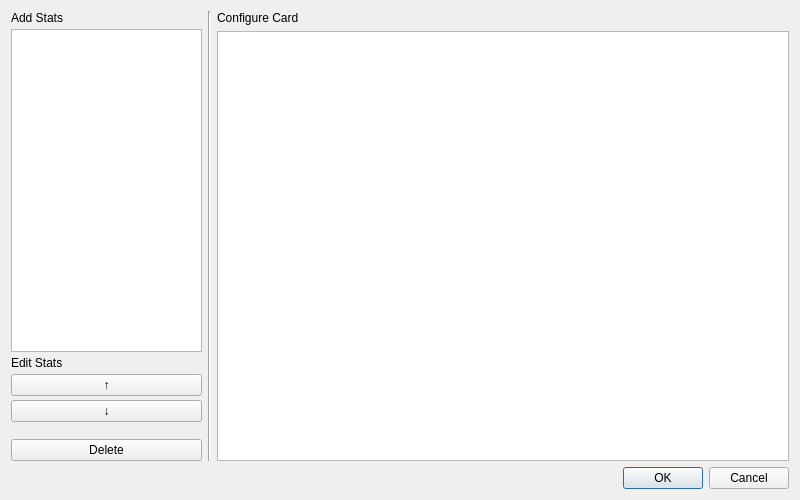
<?xml version="1.0" encoding="UTF-8"?>
<ui version="4.0">
 <class>StatCardConfig</class>
 <widget class="QDialog" name="StatCardConfig">
  <property name="geometry">
   <rect>
    <x>0</x>
    <y>0</y>
    <width>800</width>
    <height>500</height>
   </rect>
  </property>
  <property name="windowTitle">
   <string>Dialog</string>
  </property>
  <layout class="QVBoxLayout" name="verticalLayout_3">
   <item>
    <layout class="QHBoxLayout" name="horizontalLayout" stretch="1,0,3">
     <item>
      <layout class="QVBoxLayout" name="verticalLayout_2">
       <property name="spacing">
        <number>4</number>
       </property>
       <item>
        <widget class="QLabel" name="label">
         <property name="text">
          <string>Add Stats</string>
         </property>
        </widget>
       </item>
       <item>
        <widget class="QListView" name="stat_list_view"/>
       </item>
       <item>
        <widget class="QLabel" name="label_2">
         <property name="text">
          <string>Edit Stats</string>
         </property>
        </widget>
       </item>
       <item>
        <widget class="QPushButton" name="order_up_button">
         <property name="text">
          <string>↑</string>
         </property>
        </widget>
       </item>
       <item>
        <widget class="QPushButton" name="order_down_button">
         <property name="text">
          <string>↓</string>
         </property>
        </widget>
       </item>
       <item>
        <spacer name="verticalSpacer">
         <property name="orientation">
          <enum>Qt::Orientation::Vertical</enum>
         </property>
         <property name="sizeType">
          <enum>QSizePolicy::Policy::Fixed</enum>
         </property>
         <property name="sizeHint" stdset="0">
          <size>
           <width>20</width>
           <height>13</height>
          </size>
         </property>
        </spacer>
       </item>
       <item>
        <widget class="QPushButton" name="delete_button">
         <property name="text">
          <string>Delete</string>
         </property>
        </widget>
       </item>
      </layout>
     </item>
     <item>
      <widget class="Line" name="line">
       <property name="orientation">
        <enum>Qt::Orientation::Vertical</enum>
       </property>
      </widget>
     </item>
     <item>
      <layout class="QVBoxLayout" name="verticalLayout">
       <item>
        <widget class="QLabel" name="label_3">
         <property name="text">
          <string>Configure Card</string>
         </property>
        </widget>
       </item>
       <item>
        <widget class="QTableView" name="card_config_stat_view"/>
       </item>
      </layout>
     </item>
    </layout>
   </item>
   <item>
    <widget class="QDialogButtonBox" name="buttonBox">
     <property name="orientation">
      <enum>Qt::Orientation::Horizontal</enum>
     </property>
     <property name="standardButtons">
      <set>QDialogButtonBox::StandardButton::Cancel|QDialogButtonBox::StandardButton::Ok</set>
     </property>
    </widget>
   </item>
  </layout>
 </widget>
 <resources/>
 <connections>
  <connection>
   <sender>buttonBox</sender>
   <signal>accepted()</signal>
   <receiver>StatCardConfig</receiver>
   <slot>accept()</slot>
   <hints>
    <hint type="sourcelabel">
     <x>248</x>
     <y>254</y>
    </hint>
    <hint type="destinationlabel">
     <x>157</x>
     <y>274</y>
    </hint>
   </hints>
  </connection>
  <connection>
   <sender>buttonBox</sender>
   <signal>rejected()</signal>
   <receiver>StatCardConfig</receiver>
   <slot>reject()</slot>
   <hints>
    <hint type="sourcelabel">
     <x>316</x>
     <y>260</y>
    </hint>
    <hint type="destinationlabel">
     <x>286</x>
     <y>274</y>
    </hint>
   </hints>
  </connection>
 </connections>
</ui>
